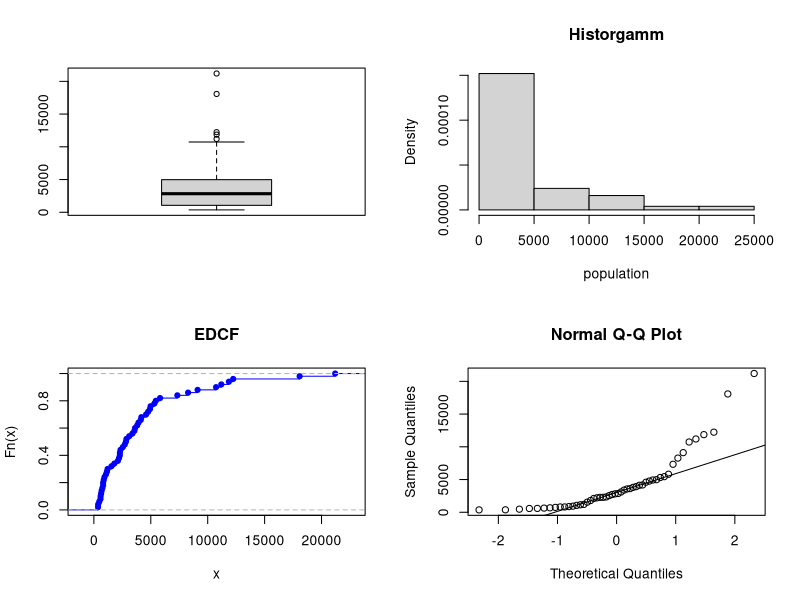
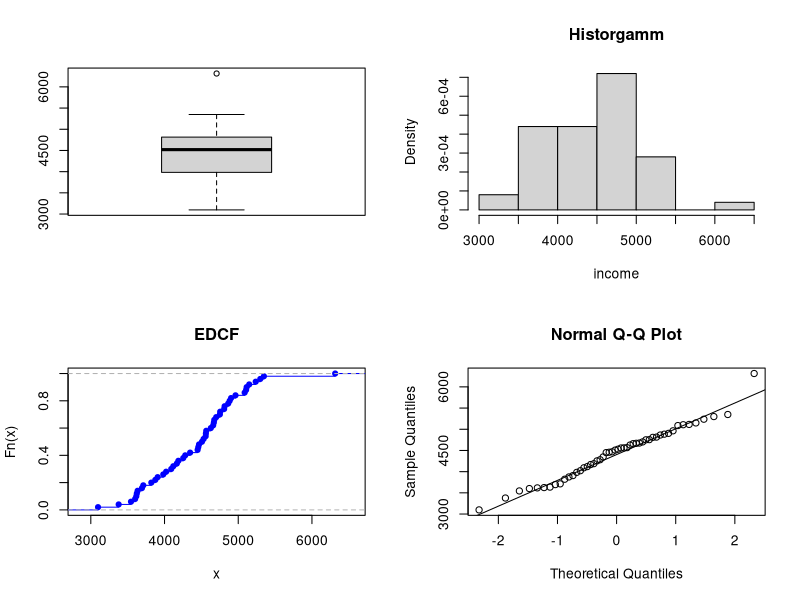
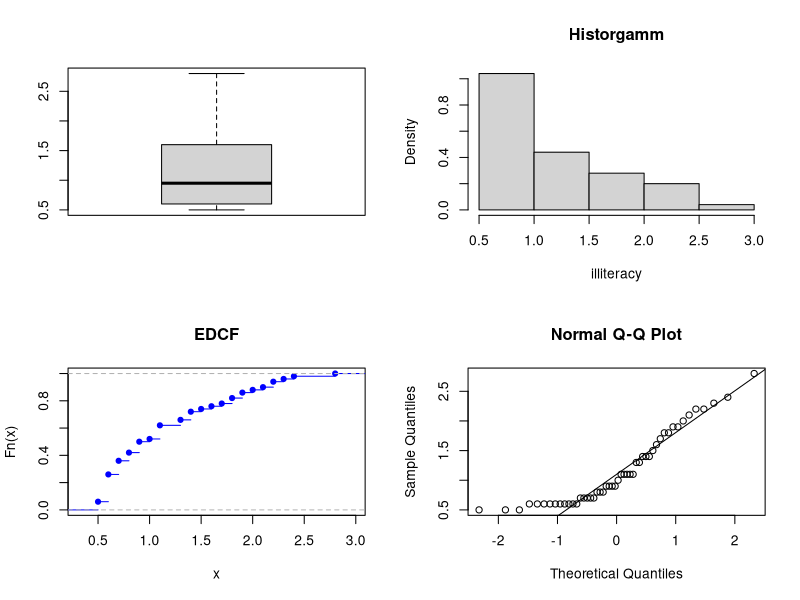
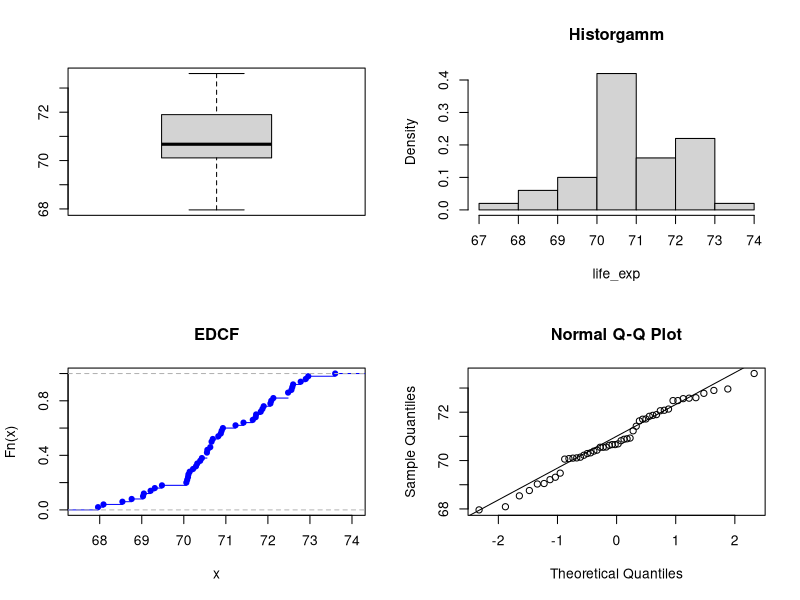
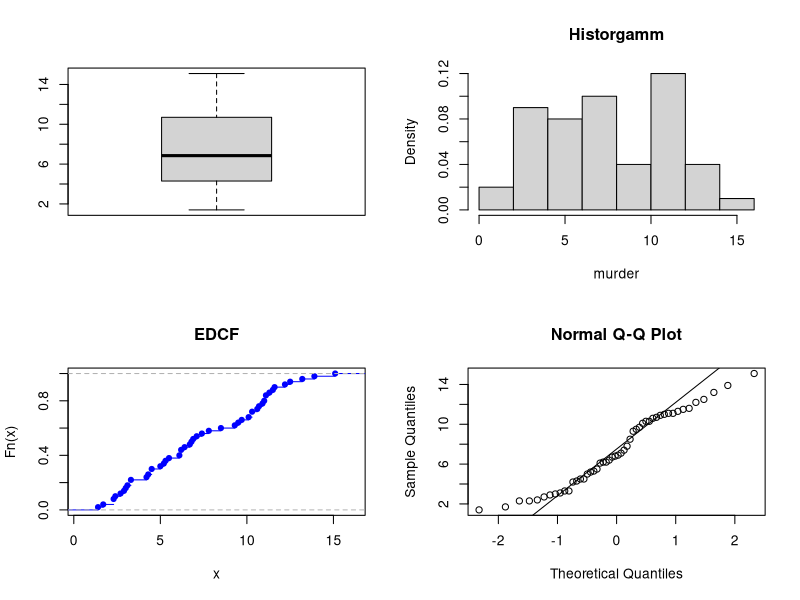

These figures' R source, in order:
## ---- chunk 1
knitr::opts_chunk$set(echo = TRUE)
## ---- chunk 2
# So bekommt man die Daten
daten <- state.x77
#daten
population <- daten[,1]
income <- daten[,2]
illiteracy <- daten[,3]
life_exp <- daten[,4]
murder <- daten[,5]

## ---- chunk 3
#Die Operator für die Population
library(dplyr)
schaetzer <- tibble(
  Name = c("Population", "Income", "Illiteracy", "Life_Exp", "Murder"),
  Mittelwert = c(mean(population), mean(income), mean(illiteracy), mean(life_exp), mean(murder)),
  Median = c(median(population), median(income), median(illiteracy), median(life_exp), median(murder)),
  Standardabweichung = c(sd(population), sd(income), sd(illiteracy), sd(life_exp), sd(murder)),
  Interquartilsdistanz = c(IQR(population), IQR(income), IQR(illiteracy), IQR(life_exp), IQR(murder))
)

schaetzer
## ---- chunk 4
#Die Operator für die income
income
mean(income)
median(income)
sd(income)
IQR(income)

## ---- chunk 5
#Die Operator für die illiteracy
illiteracy
mean(illiteracy)
median(illiteracy)
sd(illiteracy)
IQR(illiteracy)

## ---- chunk 6
#Die Operator für die life_exp
life_exp
mean(life_exp)
median(life_exp)
sd(life_exp)
IQR(life_exp)

## ---- chunk 7
#Die Operator für die murder
murder
mean(murder)
median(murder)
sd(murder)
IQR(murder)

## ---- chunk 8
#Die Operator für die Population

par(mfrow=c(2,2))
boxplot(population)
hist(population, prob=TRUE, main="Historgamm")
plot(ecdf(population), main="EDCF", col="blue")
qqnorm(population);qqline(population)
## ---- chunk 9
#Die Operator für die income

par(mfrow=c(2,2))
boxplot(income)
hist(income, prob=TRUE, main="Historgamm")
plot(ecdf(income), main="EDCF", col="blue")
qqnorm(income);qqline(income)
## ---- chunk 10
#Die Operator für die illiteracy

par(mfrow=c(2,2))
boxplot(illiteracy)
hist(illiteracy, prob=TRUE, main="Historgamm")
plot(ecdf(illiteracy), main="EDCF", col="blue")
qqnorm(illiteracy);qqline(illiteracy)
## ---- chunk 11
#Die Operator für die life_exp

par(mfrow=c(2,2))
boxplot(life_exp)
hist(life_exp, prob=TRUE, main="Historgamm")
plot(ecdf(life_exp), main="EDCF", col="blue")
qqnorm(life_exp);qqline(life_exp)
## ---- chunk 12
#Die Operator für die murder

par(mfrow=c(2,2))
boxplot(murder)
hist(murder, prob=TRUE, main="Historgamm")
plot(ecdf(murder), main="EDCF", col="blue")
qqnorm(murder);qqline(murder)
